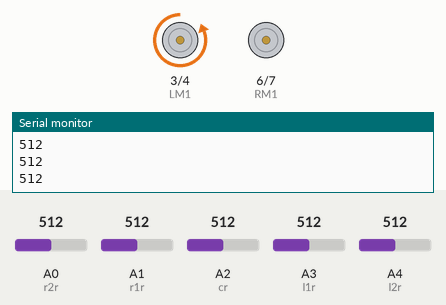
Recording of a sketch running on a simulated Arduino Uno, built with avr-gcc and run on an emulated ATmega328P. On the bench: motor-driver pin pairs drawn as motors (green arrow = first pin HIGH = forward, orange = second pin HIGH = backward, longer = more drive), the last lines printed to the serial monitor. Inputs (shaded band) come from the test bench; at power-on: A2 (cr) = 512, A3 (l1r) = 512, A0 (r2r) = 512, A1 (r1r) = 512, A4 (l2r) = 512.

Above: at 1.8 s.
1.9 s: A2 (cr) set to 413
3.4 s: A2 (cr) set to 381
At 4.4 s:
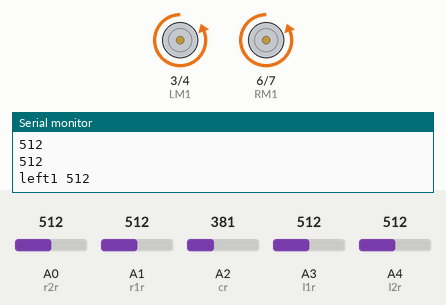
5.5 s: A3 (l1r) set to 418
7.7 s: A3 (l1r) set to 382
At 9.5 s:
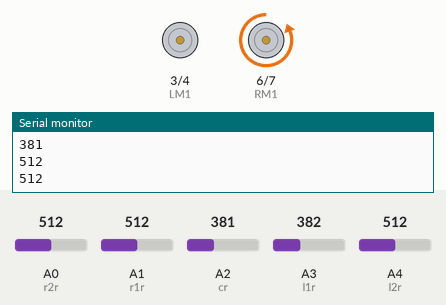
10.2 s: A3 (l1r) set to 716
At 11.2 s:
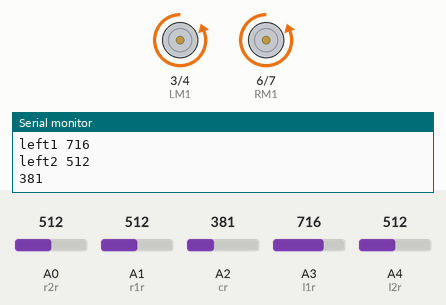
12.2 s: A3 (l1r) set to 306
At 14.7 s:
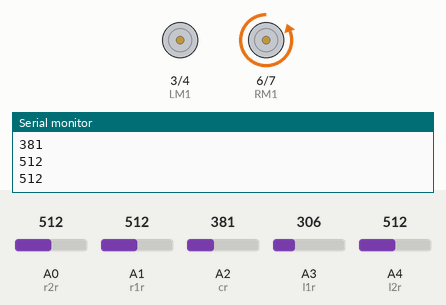
Timing chart, 0 to 15.7 s (numbered marks = the images above; inputs shaded):
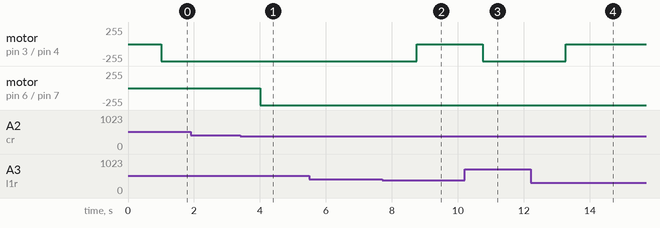

The sketch:

zozoo.ino
```cpp
#define l2r A4       // left sensor
#define l1r A3
#define cr A2
#define r1r A1
#define r2r A0

/*-------definning Outputs------*/
#define LM1 3       // left motor
#define LM2 4       // left motor
#define RM1 6       // right motor
#define RM2 7       // right motor
int k=400;
int d=3000;

void setup()
{
  pinMode(l2r, INPUT);
  pinMode(l1r, INPUT);
  pinMode(cr, INPUT);
  pinMode(r1r, INPUT);
  pinMode(r2r, INPUT);
  pinMode(LM1, OUTPUT);
  pinMode(LM2, OUTPUT);
  pinMode(RM1, OUTPUT);
  pinMode(RM2, OUTPUT);
  Serial.begin(9600);
}
void straight(){
  digitalWrite(LM1, LOW);//straight//
    digitalWrite(LM2, HIGH);
    digitalWrite(RM1, LOW);
    digitalWrite(RM2, HIGH);
  }
 void turnleft(){
    digitalWrite(LM1, LOW);
    digitalWrite(LM2, LOW);
    digitalWrite(RM1, LOW);
    digitalWrite(RM2, HIGH);
 }
 void turnright(){
  digitalWrite(LM1, LOW);
    digitalWrite(LM2, HIGH);
    digitalWrite(RM1, LOW);
    digitalWrite(RM2, LOW);
 }
 void uturn(){
  turnright();
  turnright();
 }
void inch(){
  digitalWrite(LM1, LOW);//straight//
    digitalWrite(LM2, HIGH);
    digitalWrite(RM1, LOW);
    digitalWrite(RM2, HIGH);
}
void back(){
      digitalWrite(LM1, LOW);//straight//
    digitalWrite(LM2, HIGH);
    digitalWrite(RM1, LOW);
    digitalWrite(RM2, HIGH);
   }
    int vic(int c,int l1,int l2,int r1,int r2){
      inch();
      if(c<k && l1<k &&l2<k &&r1<k&&r2<k){
      return 1;
      }
      else{
      return 0;}
    }
void loop()
{
  int l1=analogRead(l1r);
  int l2=analogRead(l2r);
  int c=analogRead(cr);
  int r2=analogRead(r2r);
  int r1=analogRead(r1r);
  Serial.print("left1 ");
  Serial.println(l1);
  Serial.print("left2 ");
  Serial.println(l2);
  Serial.println(c);
  Serial.println(r1);
  Serial.println(r2);
  if(c<k && l1>k && l2>k )     // Move Forward
  {
    straight();
  }
 if( l1<k || l2<k){
  delay(1000);
    turnleft();
  }
  if(c>k && l1>k && l2>k &&r1>k && r2>k){
    delay(1000);
    uturn();
  }
  //just reaches the goal state but donot detects it. Robot should be manually removed if it reaches goal
  }
```

Measured:
- the behaviour switches between 400 and 399 on A2 (cr) (found by bisection; images 0 and 1)
- the behaviour switches between 400 and 399 on A3 (l1r) (found by bisection; images 1 and 2)
- after the input at 3.4 s, motor on pin 6 (RM1) / pin 7 (RM2): stopped → backward 255/255 after 0.61 s
- after the input at 7.7 s, motor on pin 3 (LM1) / pin 4 (LM2): backward 255/255 → stopped after 1.0 s
- after the input at 10.2 s, motor on pin 3 (LM1) / pin 4 (LM2): stopped → backward 255/255 after 0.55 s
- after the input at 12.2 s, motor on pin 3 (LM1) / pin 4 (LM2): backward 255/255 → stopped after 1.1 s
